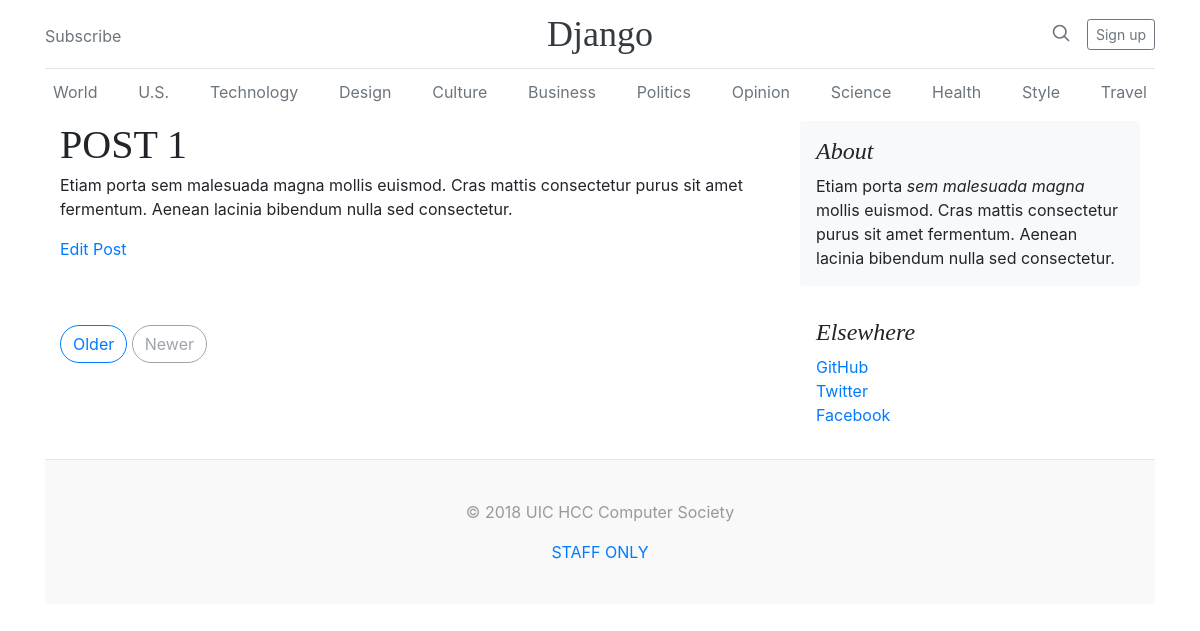
/blog/article/1, run on the app's committed database.
### blog/models.py (models this page shows, shortened)
class Article(models.Model):
    title = models.CharField(max_length=32, default='Title')
    content = models.TextField(null=True)

### blog/views.py (the view)
# urls.py: path('article/<int:article_id>', views.article_page, name='post_page'),
def article_page(request, article_id):
    article = models.Article.objects.get(pk=article_id)
    return render(request, 'post.html', {'article': article})

### blog/templates/post.html (shortened to what this page needs)
<!doctype html>
<html lang="en">
  <head>
    <link href="https://cdn.bootcss.com/bootstrap/4.0.0/css/bootstrap.min.css" rel="stylesheet">
  </head>
  <body>
    <div class="container">
      <header class="blog-header py-3">
        <div class="row flex-nowrap justify-content-between align-items-center">
          <div class="col-4 pt-1">
            <a class="text-muted" href="#">Subscribe</a>
          </div>
          <div class="col-4 text-center">
            <a class="blog-header-logo text-dark" href="#">Django</a>
          </div>
          <div class="col-4 d-flex justify-content-end align-items-center">
            <a class="text-muted" href="#">
              <svg xmlns="http://www.w3.org/2000/svg" width="20" height="20" viewBox="0 0 24 24" fill="none" stroke="currentColor" stroke-width="2" stroke-linecap="round" stroke-linejoin="round" class="mx-3"><circle cx="10.5" cy="10.5" r="7.5"></circle><line x1="21" y1="21" x2="15.8" y2="15.8"></line></svg>
            </a>
            <a class="btn btn-sm btn-outline-secondary" href="#">Sign up</a>
          </div>
        </div>
      </header>
      <div class="nav-scroller py-1 mb-2">
        <nav class="nav d-flex justify-content-between">
          <a class="p-2 text-muted" href="#">World</a>
          <a class="p-2 text-muted" href="#">U.S.</a>
          <a class="p-2 text-muted" href="#">Technology</a>
          <a class="p-2 text-muted" href="#">Design</a>
          <a class="p-2 text-muted" href="#">Culture</a>
          <a class="p-2 text-muted" href="#">Business</a>
          <a class="p-2 text-muted" href="#">Politics</a>
          <a class="p-2 text-muted" href="#">Opinion</a>
          <a class="p-2 text-muted" href="#">Science</a>
          <a class="p-2 text-muted" href="#">Health</a>
          <a class="p-2 text-muted" href="#">Style</a>
          <a class="p-2 text-muted" href="#">Travel</a>
        </nav>
      </div>
    <main role="main" class="container">
      <div class="row">
        <div class="col-md-8 blog-main">
          <div class="blog-post">
            <h2 class="blog-post-title">{{ article.title }}</h2>
              <p>{{ article.content }}</p>
              <a href="{% url 'edit_page' article.id %}">Edit Post</a>
          </div>
          <nav class="blog-pagination">
            <a class="btn btn-outline-primary" href="#">Older</a>
            <a class="btn btn-outline-secondary disabled" href="#">Newer</a>
          </nav>
        </div>
        <aside class="col-md-4 blog-sidebar">
          <div class="p-3 mb-3 bg-light rounded">
            <h4 class="font-italic">About</h4>
            <p class="mb-0">Etiam porta <em>sem malesuada magna</em> mollis euismod. Cras mattis consectetur purus sit amet fermentum. Aenean lacinia bibendum nulla sed consectetur.</p>
          </div>
          <div class="p-3">
            <h4 class="font-italic">Elsewhere</h4>
            <ol class="list-unstyled">
              <li><a href="#">GitHub</a></li>
              <li><a href="#">Twitter</a></li>
              <li><a href="#">Facebook</a></li>
            </ol>
          </div>
        </aside>
      </div>
    </main>
    <footer class="blog-footer">
      <p>&copy; 2018 UIC HCC Computer Society</p>
      <p>
        <a href="#">STAFF ONLY</a>
      </p>
    </footer>
  </body>
</html>

### blog/templates/post.html (style rules this page uses)
.blog-header { line-height: 1; border-bottom: 1px solid #e5e5e5; }
.blog-header-logo { font-family: "Playfair Display", Georgia, "Times New Roman", serif; font-size: 2.25rem; }
h1, h2, h3, h4, h5, h6 { font-family: "Playfair Display", Georgia, "Times New Roman", serif; }
.nav-scroller { position: relative; z-index: 2; height: 2.75rem; overflow-y: hidden; }
.nav-scroller .nav { display: -webkit-box; display: -ms-flexbox; display: flex; -ms-flex-wrap: nowrap; flex-wrap: nowrap; padding-bottom: 1rem; margin-top: -1px; overflow-x: auto; text-align: center; white-space: nowrap; -webkit-overflow-scrolling: touch; }
.blog-pagination { margin-bottom: 4rem; }
.blog-pagination > .btn { border-radius: 2rem; }
.blog-post { margin-bottom: 4rem; }
.blog-post-title { margin-bottom: .25rem; font-size: 2.5rem; }
.blog-footer { padding: 2.5rem 0; color: #999; text-align: center; background-color: #f9f9f9; border-top: .05rem solid #e5e5e5; }
.blog-footer p:last-child { margin-bottom: 0; }

### data on the page
Article: title "POST 1", content "Etiam porta sem malesuada magna mollis euismod. Cras mattis consectetur purus sit amet fermentum. Aenean lacinia bibendum nulla sed consectetur."
